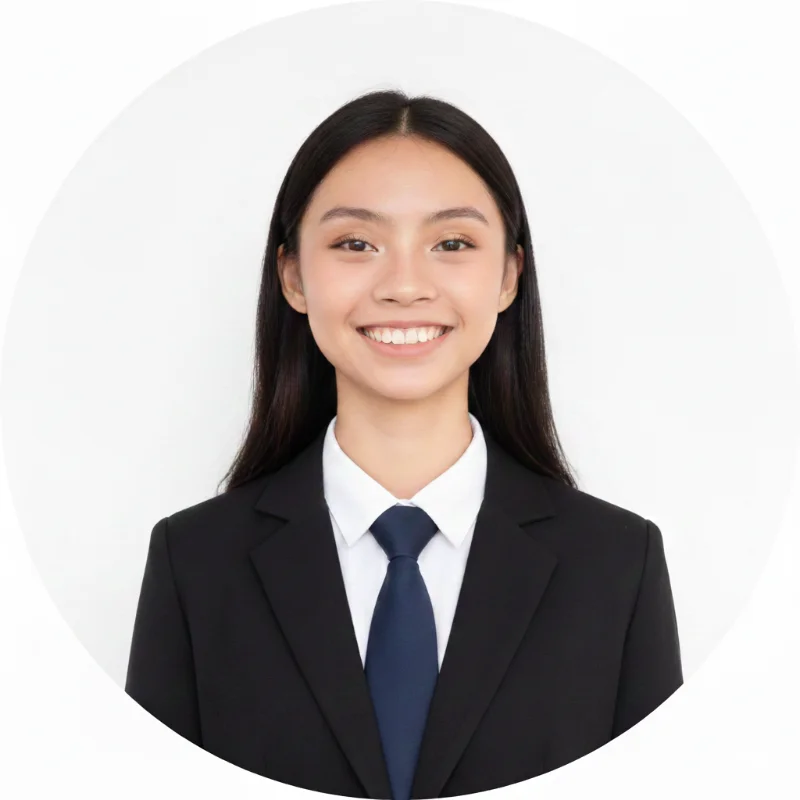
#> input picture src/assets/portrait.webp, 800 x 800 px
$ python make-og-image.py
#> lines starting #> are read from the running program, lines starting #| are printed output that depends on the picture
"""
Builds public/og-image.jpg — the 1200x630 card social platforms show when the
portfolio is linked.

Social crawlers do not run JavaScript, so this is baked once and referenced
from index.html rather than generated per route.

Re-run:  python scripts/make-og-image.py    (needs Pillow)
"""

from pathlib import Path
from PIL import Image, ImageDraw, ImageFont

ROOT = Path(__file__).resolve().parent.parent
OUT = ROOT / "public" / "og-image.jpg"
PORTRAIT = ROOT / "src" / "assets" / "portrait.webp"

W, H = 1200, 630
BG = (12, 9, 8)
ACC = (226, 48, 72)
TX = (247, 243, 241)
DIM = (150, 141, 138)

FONTS = Path("C:/Windows/Fonts")
black = ImageFont.truetype(str(FONTS / "ariblk.ttf"), 78)
bold = ImageFont.truetype(str(FONTS / "arialbd.ttf"), 30)
mono = ImageFont.truetype(str(FONTS / "consolab.ttf"), 21)


def main() -> None:
    card = Image.new("RGB", (W, H), BG)
    draw = ImageDraw.Draw(card)

    # The 78px crimson grid the site sits on, at the same low alpha.
    grid = Image.new("RGB", (W, H), BG)
    gdraw = ImageDraw.Draw(grid)
    line = tuple(round(BG[i] + (ACC[i] - BG[i]) * 0.14) for i in range(3))
    for x in range(0, W, 78):
        gdraw.line([(x, 0), (x, H)], fill=line)
    for y in range(0, H, 78):
        gdraw.line([(0, y), (W, y)], fill=line)
    card = Image.blend(card, grid, 0.55)
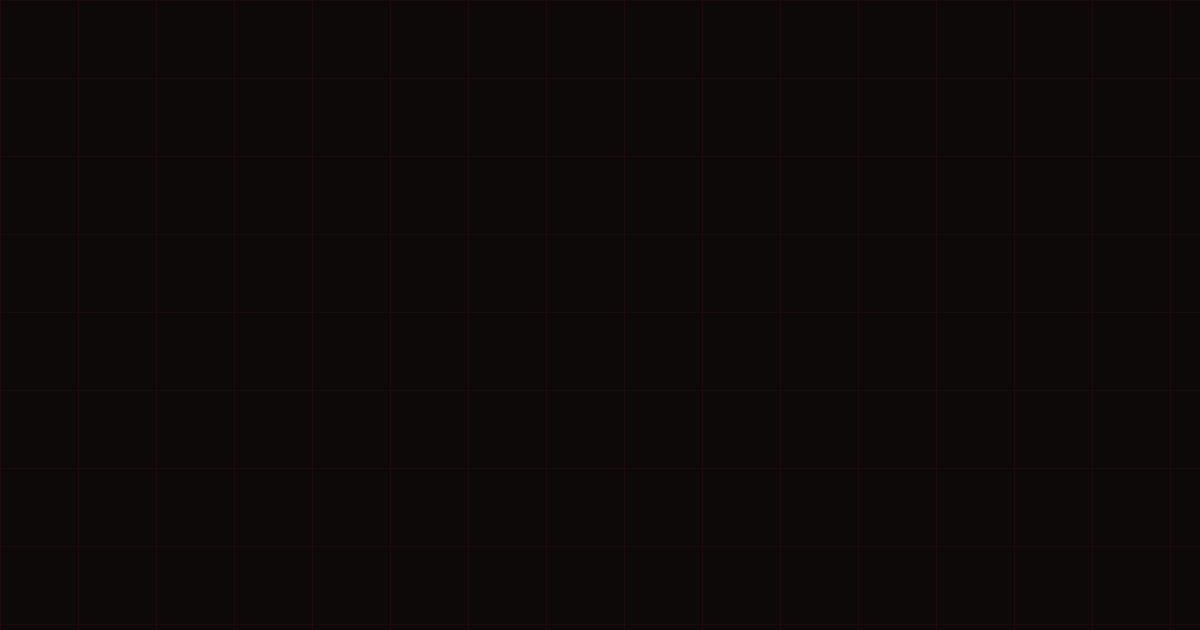
#> card: PIL image 1200x630 RGB; mean R, G, B 12.4, 9.1, 8.1
    draw = ImageDraw.Draw(card)

    # Portrait, bled off the right edge behind a gradient scrim.
    if PORTRAIT.exists():
        with Image.open(PORTRAIT) as src:
#> src is the input picture: PIL image 800x800 RGB; mean R, G, B 186.8, 182.3, 181.3
            src = src.convert("RGB")
            side = min(src.size)
#> side = 800
            src = src.crop(((src.width - side) // 2, 0, (src.width + side) // 2, side))
            src = src.resize((H, H), Image.LANCZOS)
#> src: PIL image 630x630 RGB
        card.paste(src, (W - H + 90, 0))
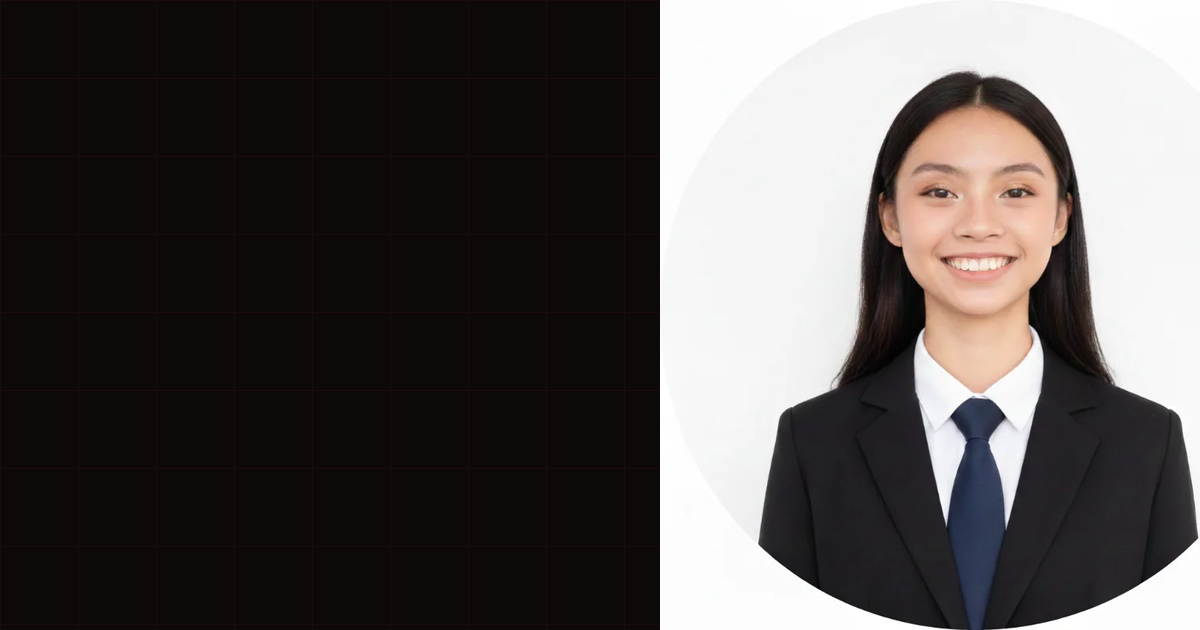
#> card: PIL image 1200x630 RGB; mean R, G, B 86.1, 81.9, 80.9

        # A wide, eased scrim. A short linear one left a visible vertical seam
        # where the portrait's pale studio background met the dark card.
        scrim = Image.new("L", (H, H))
#> scrim: PIL image 630x630 L; every value is 0
        sdraw = ImageDraw.Draw(scrim)
        span = 380
        for x in range(H):
            t = min(1.0, x / span)
            sdraw.line([(x, 0), (x, H)], fill=round(255 * (1 - t) ** 2.2))
        card.paste(Image.new("RGB", (H, H), BG), (W - H + 90, 0), scrim)
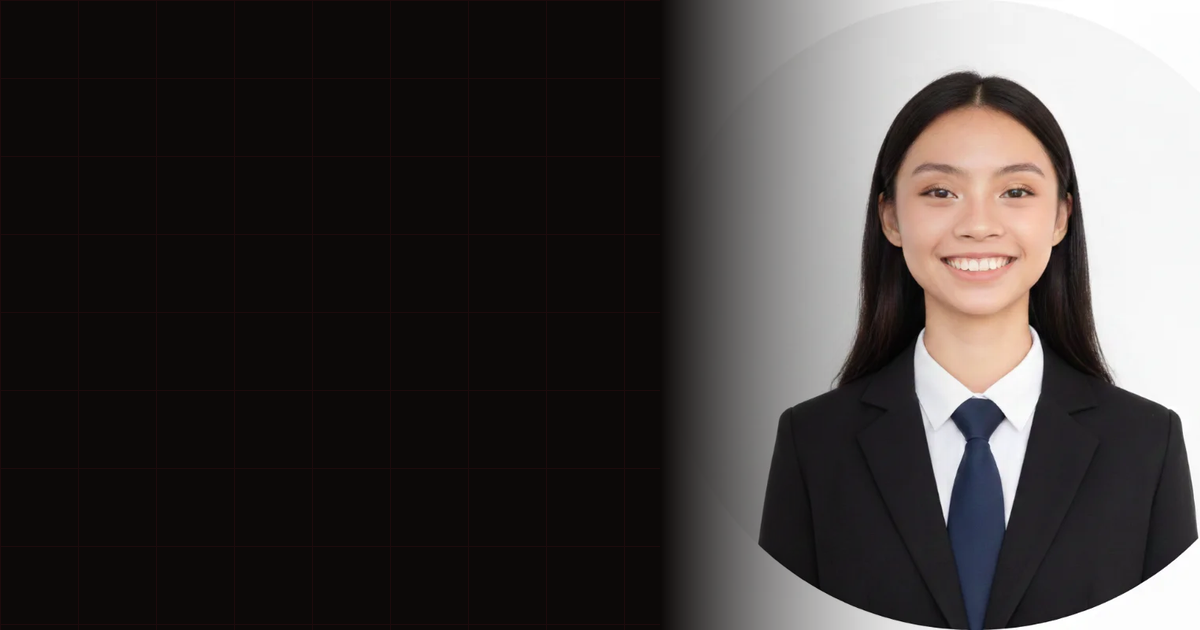
#> card: PIL image 1200x630 RGB; mean R, G, B 65.4, 60.9, 59.8
        draw = ImageDraw.Draw(card)

    x = 76
    draw.rectangle([x, 150, x + 54, 154], fill=ACC)
    draw.text((x, 182), "UI/UX  ·  LAYOUT  ·  DESIGN LEAD", font=mono, fill=ACC)

    draw.text((x, 232), "Gay Marie", font=black, fill=TX)
    draw.text((x, 318), "R. Pil", font=black, fill=ACC)

    draw.text((x, 432), "I design user-centered systems and lead", font=bold, fill=DIM)
    draw.text((x, 472), "the creative teams that ship them.", font=bold, fill=DIM)

    draw.text((x, 542), "Bulacan State University  ·  IS³", font=mono, fill=DIM)

    card.save(OUT, "JPEG", quality=88, optimize=True, progressive=True)
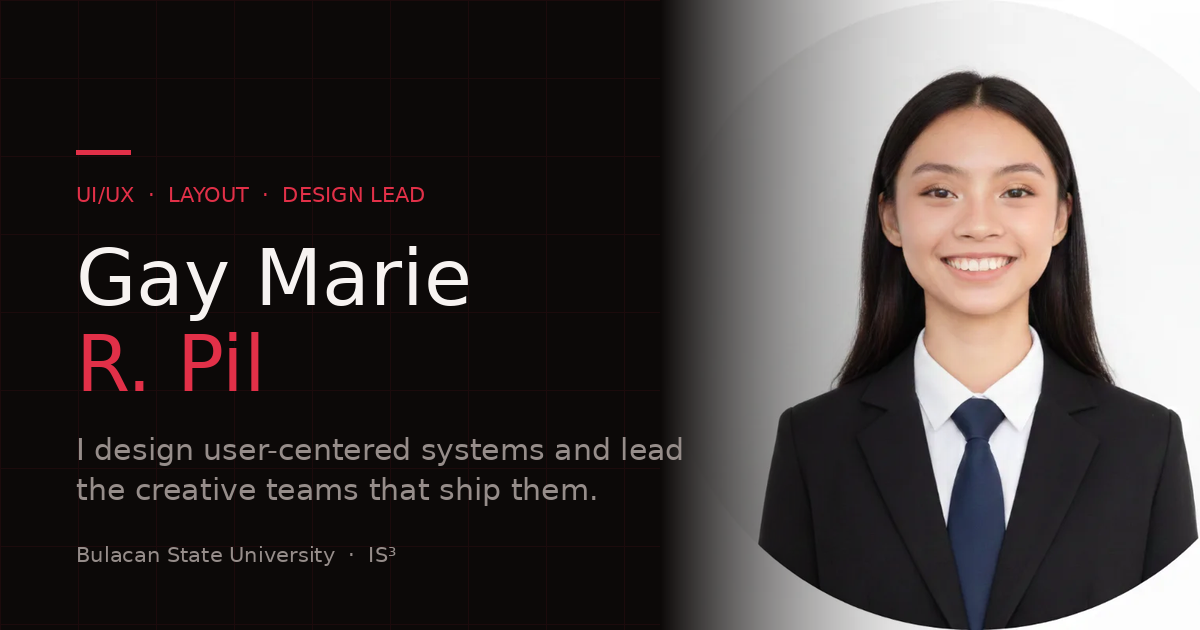
#> saved as og-image.jpg: PIL image 1200x630 RGB; mean R, G, B 70.2, 64.6, 63.6
#> (the run stopped early here; a loop or call above may not have finished)

$ run again, with src/assets/marie_1x1.jpg saved as src/assets/portrait.webp
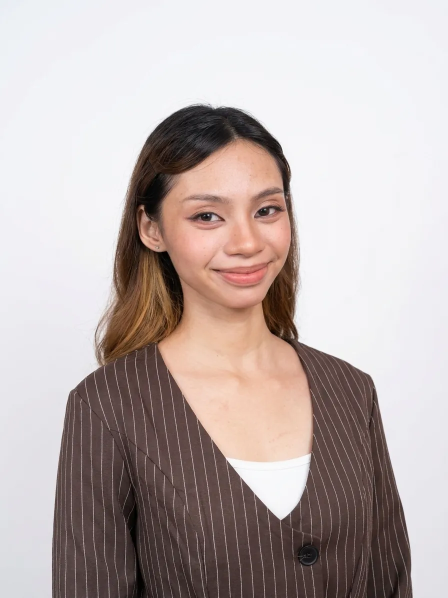
#> input picture src/assets/marie_1x1.jpg, 896 x 1195 px (shown at 1/2 size)
#> in main, src is the input picture: PIL image 896x1195 RGB; mean R, G, B 188.7, 176.7, 174.5
#> in main, `src = src.crop(((src.width - side) // 2, 0, (src.width + side) // 2, s..`:
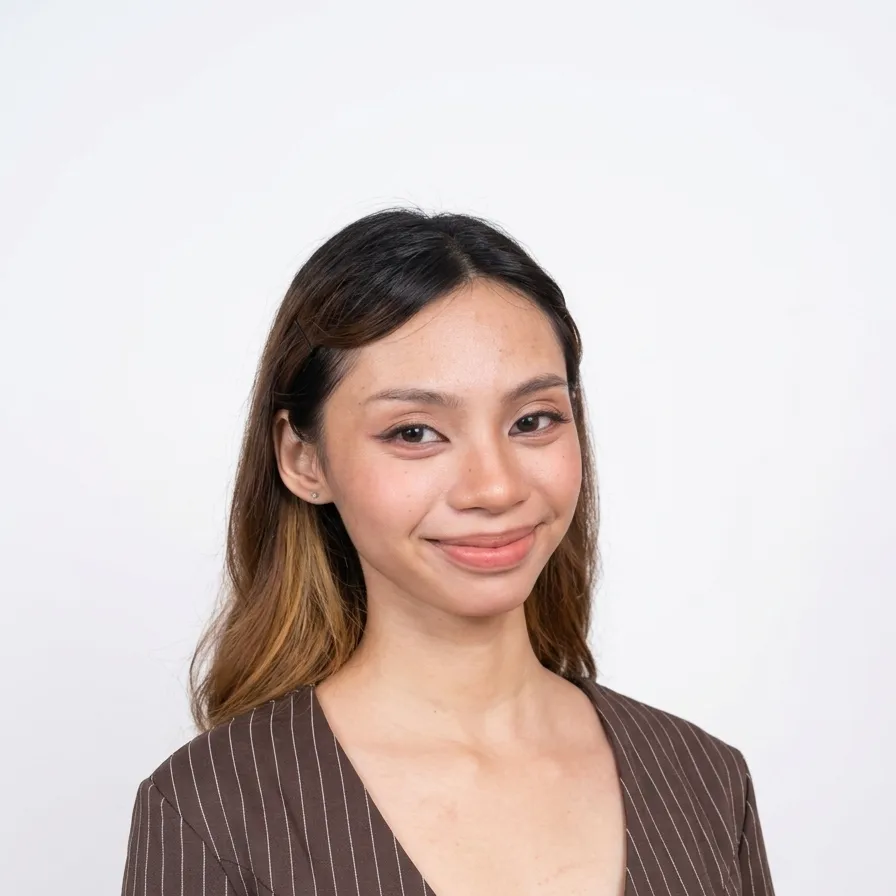
#> src: PIL image 896x896 RGB; mean R, G, B 210.4, 198.7, 196.1
#> scrim: PIL image 630x630 L; every value is 0
#> in main, `card.save(OUT, "JPEG", quality=88, optimize=True, progressive=True)`:
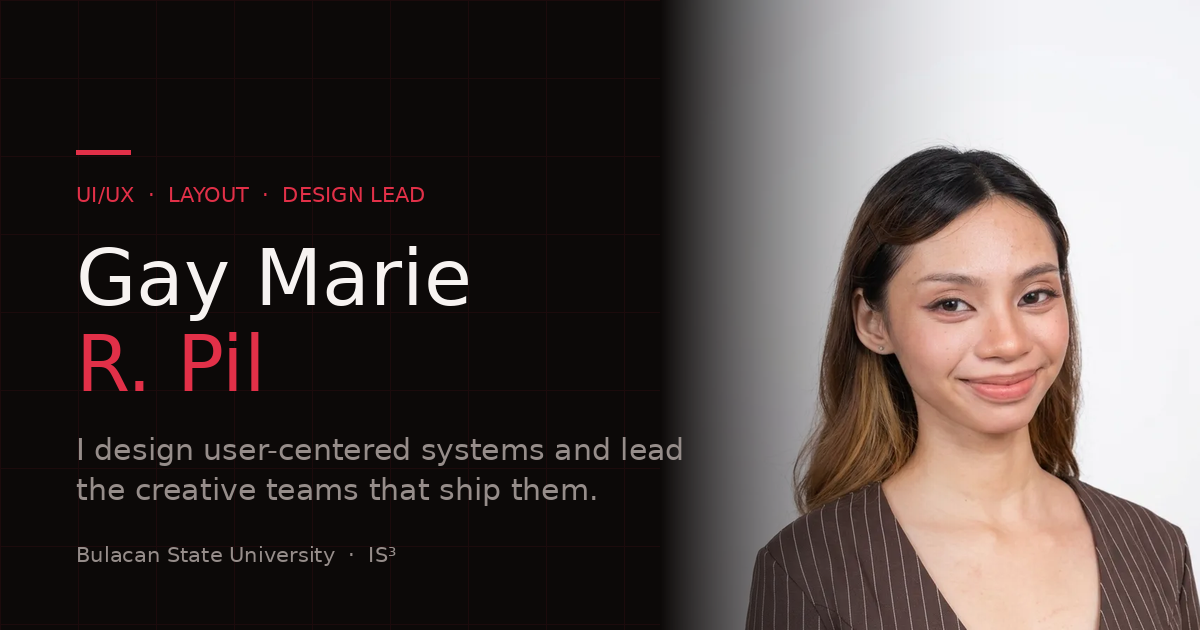
#> saved as og-image.jpg: PIL image 1200x630 RGB; mean R, G, B 83.5, 74.5, 72.2
